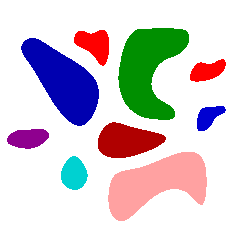
#> input picture implementações/trabalho3/src/in/objetos3.png, 238 x 238 px
$ python test-boundingbox.py
#> lines starting #> are read from the running program, lines starting #| are printed output that depends on the picture; after the words box and inside, x2 and y2 are one past the last pixel; in counts of white or black regions, pixels touching at a corner belong together
# from __future__ import print_function
import cv2 as cv
import numpy as np
import argparse
import random as rng

rng.seed(12345)


def thresh_callback(val):
    threshold = val

    canny_output = cv.Canny(src_gray, threshold, threshold * 2)

    contours, _ = cv.findContours(canny_output, cv.RETR_TREE, cv.CHAIN_APPROX_SIMPLE)

    print(len(contours) / 2)

    contours_poly = [None] * len(contours)
    boundRect = [None] * len(contours)
    centers = [None] * len(contours)
    radius = [None] * len(contours)
    for i, c in enumerate(contours):
        contours_poly[i] = cv.approxPolyDP(c, 3, True)
        boundRect[i] = cv.boundingRect(contours_poly[i])
        centers[i], radius[i] = cv.minEnclosingCircle(contours_poly[i])

    drawing = np.zeros((canny_output.shape[0], canny_output.shape[1], 3), dtype=np.uint8)

    for i in range(len(contours)):
        color = (rng.randint(0, 256), rng.randint(0, 256), rng.randint(0, 256))
        cv.drawContours(drawing, contours_poly, i, color)
        # cv.rectangle(drawing, (int(boundRect[i][0]), int(boundRect[i][1])),
        #              (int(boundRect[i][0] + boundRect[i][2]), int(boundRect[i][1] + boundRect[i][3])), color, 2)
        # cv.circle(drawing, (int(centers[i][0]), int(centers[i][1])), int(radius[i]), color, 2)

    cv.imshow('Contours', drawing)


# [7 lines of commented-out code are left out]

src = cv.imread('in/objetos3.png')
#> src is the input picture: shape (238, 238, 3); mean B, G, R 209.9, 205.5, 212.4
# Convert image to gray and blur it
src_gray = cv.cvtColor(src, cv.COLOR_BGR2GRAY)
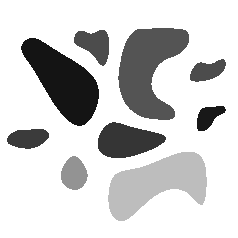
#> src_gray: shape (238, 238); min 20, max 255, mean 208.1
src_gray = cv.blur(src_gray, (3, 3))
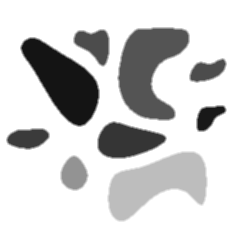
#> src_gray: shape (238, 238); min 20, max 255, mean 208.1
source_window = 'Source'
cv.namedWindow(source_window)
cv.imshow(source_window, src)
max_thresh = 255
thresh = 100  # initial threshold
cv.createTrackbar('Canny thresh:', source_window, thresh, max_thresh, thresh_callback)
thresh_callback(thresh)
#> in thresh_callback, `canny_output = cv.Canny(src_gray, threshold, threshold * 2)`:
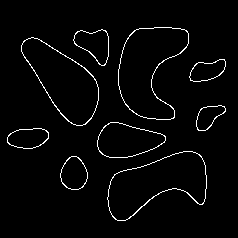
#> canny_output: shape (238, 238); 2.8% white in thin lines or dots, all inside (x1, y1, x2, y2) = (7, 27, 226, 221)
#> in thresh_callback, `contours, _ = cv.findContours(canny_output, cv.RETR_TREE, cv.CHAIN_APP..`: contours = 18 contours; largest, box (x1, y1, x2, y2) and area: (118, 27, 189, 120) 3989, (118, 27, 189, 120) 3954, (107, 151, 207, 221) 3948, (107, 151, 207, 221) 3908, (21, 37, 99, 126) 3600
#| 9.0
#> in thresh_callback, `contours_poly = [None] * len(contours)`: contours_poly = 18 items
#> the loop in thresh_callback, `for i, c in enumerate(contours):` made 18 passes
#> after the loop in thresh_callback, `for i, c in enumerate(contours):`: boundRect = 18 items, first 6: (60, 156, 28, 34), (60, 156, 28, 34), (107, 151, 100, 70), (107, 151, 100, 70), (7, 128, 42, 21), (7, 128, 42, 21); centers = [(74.5, 172.5), (74.5, 172.5), (156.5, 186), (156.5, 186), (27.5, 137), (27.5, 137), (131, 141), (131, 141.5), (210.5, 117.5), (211, 118), (207, 69.5), (207, 69), (54.5, 82), (55, 81.5), (91.5, 47.21), (91.44, 47.31), (158.9, 71.68), (158.9, 71.79)]; contours_poly = 18 contours; largest, box (x1, y1, x2, y2) and area: (107, 151, 207, 221) 3844, (120, 27, 189, 119) 3840, (107, 151, 207, 221) 3824, (120, 27, 189, 120) 3761, (21, 40, 99, 125) 3424; radius = [16.87, 16.87, 53.67, 53.43, 21.1, 20.89, 34.37, 34.3, 17.73, 17.2, 19.98, 19.7, 51.91, 51.45, 21.75, 21.13, 48.42, 48.51]
#> the loop in thresh_callback, `for i in range(len(contours)):` made 18 passes
#> color on passes 1 to 12: (213, 5, 152), (188, 99, 138), (223, 82, 191), (63, 221, 133), (89, 95, 181), (46, 211, 85), (75, 105, 39), (97, 174, 164), (12, 234, 173), (13, 212, 1), (3, 83, 91), (146, 50, 212)
#> after the loop in thresh_callback, `for i in range(len(contours)):`:
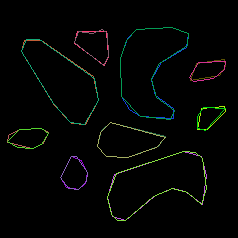
#> drawing: shape (238, 238, 3); mean of channels 0, 1, 2 3.5, 4.8, 3.5; drawn as B, G, R
cv.waitKey()

$ run again, with implementações/trabalho3/src/in/objetos1.png copied over implementações/trabalho3/src/in/objetos3.png
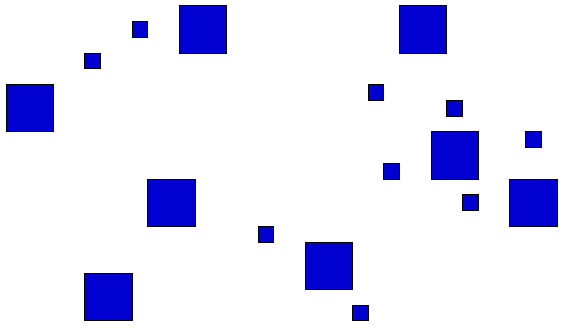
#> input picture implementações/trabalho3/src/in/objetos1.png, 563 x 327 px
#> src is the input picture: shape (327, 563, 3); mean B, G, R 247.3, 225.6, 225.6
#> in thresh_callback, `canny_output = cv.Canny(src_gray, threshold, threshold * 2)`:
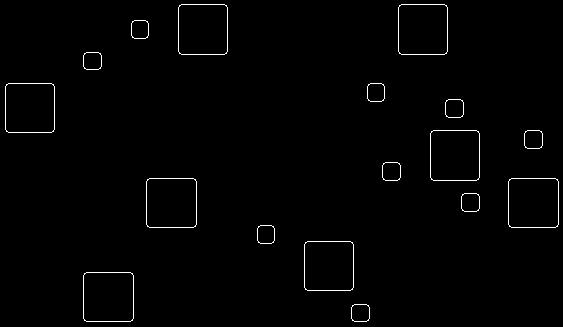
#> canny_output: shape (327, 563); 1.1% white in thin lines or dots
#> contours = 34 contours; largest, box (x1, y1, x2, y2) and area: (83, 272, 134, 322) 2434, (508, 178, 559, 228) 2434, (146, 178, 197, 228) 2434, (430, 130, 480, 181) 2434, (398, 4, 448, 55) 2434
#| 17.0
#> in thresh_callback, `contours_poly = [None] * len(contours)`: contours_poly = 34 items
#> the loop in thresh_callback, `for i, c in enumerate(contours):` made 34 passes
#> after the loop in thresh_callback, `for i, c in enumerate(contours):`: boundRect = 34 items, first 6: (352, 305, 17, 16), (351, 304, 19, 18), (84, 273, 49, 48), (83, 272, 51, 50), (305, 242, 48, 48), (304, 241, 50, 50); centers = 34 pairs, first value 29.5 to 533, second value 29 to 312.5; contours_poly = 34 contours; largest, box (x1, y1, x2, y2) and area: (84, 273, 133, 321) 2256, (509, 179, 558, 227) 2256, (147, 179, 196, 227) 2256, (431, 131, 479, 180) 2256, (399, 5, 447, 54) 2256; radius = 34 values, max 33.59 at index 2, min 10.55 at index 1, mean 21.39
#> the loop in thresh_callback, `for i in range(len(contours)):` made 34 passes
#> color on passes 1 to 8: (213, 5, 152), (188, 99, 138), (223, 82, 191), (63, 221, 133), (89, 95, 181), (46, 211, 85), (75, 105, 39), (97, 174, 164)
#> after the loop in thresh_callback, `for i in range(len(contours)):`:
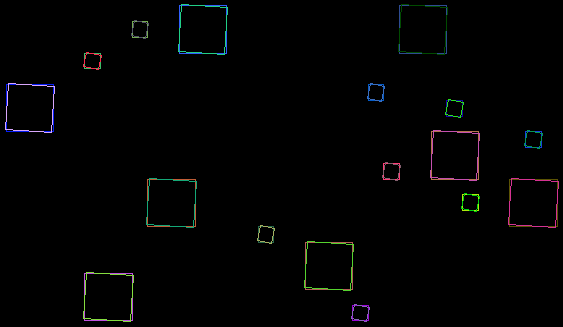
#> drawing: shape (327, 563, 3); mean of channels 0, 1, 2 2.2, 2.2, 2; drawn as B, G, R

$ run again, with implementações/trabalho3/src/in/objetos2.png copied over implementações/trabalho3/src/in/objetos3.png
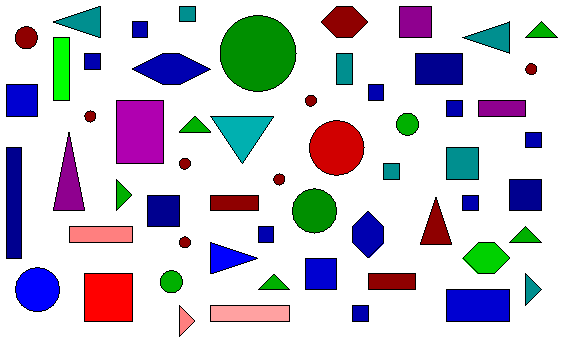
#> input picture implementações/trabalho3/src/in/objetos2.png, 563 x 343 px
#> src is the input picture: shape (343, 563, 3); mean B, G, R 211.4, 200.9, 203
#> in thresh_callback, `canny_output = cv.Canny(src_gray, threshold, threshold * 2)`:
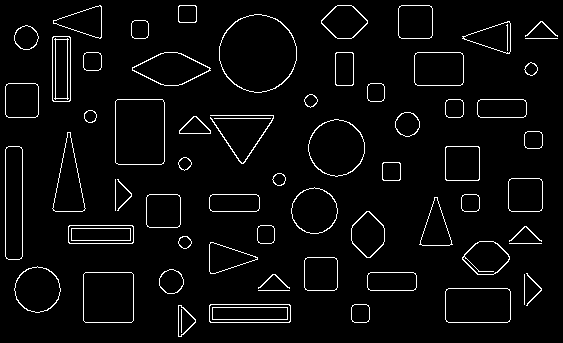
#> canny_output: shape (343, 563); 4% white in thin lines or dots
#> contours = 124 contours, 8 with area under 20; largest, box (x1, y1, x2, y2) and area: (219, 14, 297, 93) 4695, (219, 14, 297, 93) 4629, (115, 99, 165, 165) 3173, (115, 99, 165, 165) 3172, (83, 272, 134, 323) 2492
#| 62.0
#> in thresh_callback, `contours_poly = [None] * len(contours)`: contours_poly = 124 items
#> the loop in thresh_callback, `for i, c in enumerate(contours):` made 124 passes
#> c on passes 3, 8, 10, 13, 26, 38, 53: [[181, 309], [181, 332]], [[212, 307], [212, 319], [287, 319], [287, 307]], [[258, 290], [289, 290]], [[524, 274], [524, 304]], [[509, 243], [541, 243]], [[71, 228], [71, 240], [130, 240], [130, 228]], [[115, 179], [115, 210]]
#> after the loop in thresh_callback, `for i, c in enumerate(contours):`: boundRect = 124 items, first 6: (178, 305, 18, 32), (179, 305, 17, 32), (181, 309, 1, 24), (352, 305, 17, 17), (351, 304, 19, 19), (209, 304, 82, 19); centers = 124 pairs, first value 13.5 to 541, second value 13.5 to 320.5; contours_poly = 124 contours, 13 with area under 20; largest, box (x1, y1, x2, y2) and area: (219, 14, 297, 93) 4525, (219, 14, 297, 93) 4456, (115, 99, 164, 164) 2962, (115, 99, 164, 165) 2924, (308, 119, 365, 177) 2310; radius = 124 values, max 56.77 at index 63, min 6.32 at index 77, mean 21.5
#> the loop in thresh_callback, `for i in range(len(contours)):` made 124 passes
#> color on passes 1 to 8: (213, 5, 152), (188, 99, 138), (223, 82, 191), (63, 221, 133), (89, 95, 181), (46, 211, 85), (75, 105, 39), (97, 174, 164)
#> after the loop in thresh_callback, `for i in range(len(contours)):`:
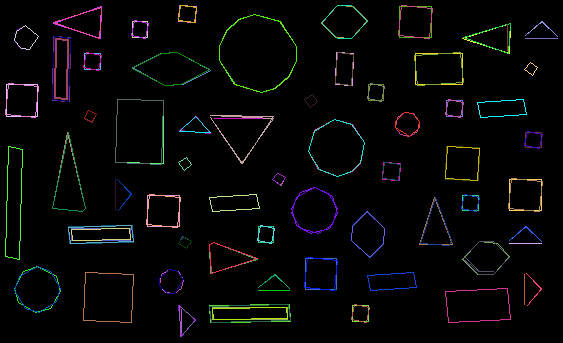
#> drawing: shape (343, 563, 3); mean of channels 0, 1, 2 6.1, 6.4, 6; drawn as B, G, R
